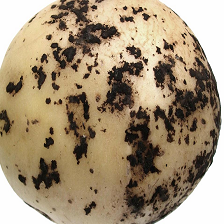
#> input picture ProyectoPID/dataset/Moho_negro/1.jpg, 224 x 224 px
$ python convolution.py   (older library calls are emulated)
#> lines starting #> are read from the running program, lines starting #| are printed output that depends on the picture
### ProyectoPID/functions.py
import numpy as np


class Kernel:
    """
    Clase para instanciar los diferentes filtros para utilizar en convolución
    """

    def __init__(self):
        """Método constructor"""
        pass

    def blur(self):
        """Kernel para difuminar la imagen"""
        return np.array([[1, 1, 1], [1, 1, 1], [1, 1, 1]]) / 9

    def gauss(self):
        """Kernel para el desenfoque gaussiano de la imagen"""
        return np.array([[1, 2, 1], [2, 4, 2], [1, 2, 1]]) / 16

    def edge(self):
        """Kernel para resaltar los bordes de la imagen"""
        return np.array([[-1, -1, -1], [-1, 8, -1], [-1, -1, -1]])

    def sharpen(self):
        """Kernel para afilar la imagen"""
        return np.array([[0, -1, 0], [-1, 5, -1], [0, -1, 0]])

    def sobel_x(self):
        """Kernel para aplicar Sobel en horizontal"""
        return np.array([[-1, 0, 1], [-2, 0, 2], [-1, 0, 1]])

    def sobel_y(self):
        """Kernel para aplicar Sobel en vertical"""
        return np.array([[1, 2, 1], [0, 0, 0], [-1, -2, -1]])

    def laplace(self):
        """Kernel para aplicar el filtor Laplaciano"""
        return np.array([[0, 1, 0], [1, -4, 1], [0, 1, 0]])


def calculate_histogram(channel: np.ndarray):
    """Función para calcular el histograma de un canal o imagen"""
    if channel.dtype == np.uint8:
        bins = np.arange(0, 256)
    else:
        bins = 256

    histogram, bin_edges = np.histogram(channel.flatten(), bins=bins)
    bin_centers = (bin_edges[:-1] + bin_edges[1:]) / 2

    return histogram, bin_edges, bin_centers


# [223 lines left out: functions calculate_otsu, footprint_disk, binary_dilation, binary_erosion, binary_opening, binary_closing and 4 more, not called in this run]

### ProyectoPID/convolution.py
import numpy as np
import matplotlib.pyplot as plt
from PIL import Image
from functions import (
    Kernel,
    filter,
    calculate_histogram,
    calculate_otsu,
    normalize_sobel_angles,
    supress_non_maximums,
    canny,
)

path = "./dataset/Moho_negro/1.jpg"
image = Image.open(path)
#> image is the input picture: PIL image 224x224 RGBA; mean R, G, B, A 162.9, 145, 118.9, 255

# Cargar imagen
img = image.convert("RGB")
img_array = np.array(img)
norm_img_array = np.array(img) / 255.0

# Convertir a grises

RGBTOYUV = [0.298936021293775, 0.587043074451121, 0.114020904255103]

yuv = np.matmul(img_array, RGBTOYUV)
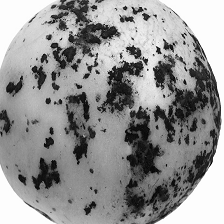
#> yuv: shape (224, 224) float64; min 0, max 255, mean 147.4

# Calcular histograma
hist, bin_edges, bin_centers = calculate_histogram(img_array)
#> in calculate_histogram, `histogram, bin_edges = np.histogram(channel.flatten(), bins=bins)`: histogram = 255 values, max 20758 at index 254, min 45 at index 1, mean 590.3; bin_edges = 256 values from 0 to 255
#> in calculate_histogram, `bin_centers = (bin_edges[:-1] + bin_edges[1:]) / 2`: bin_centers = 255 values from 0.5 to 254.5
#> hist has the same summary as histogram in calculate_histogram; bin_edges = 256 values from 0 to 255; bin_centers = 255 values from 0.5 to 254.5

# Calcular otsu
#> (the run stopped early here; a loop or call above may not have finished)

$ run again, with ProyectoPID/dataset/Moho_negro/10.jpg copied over ProyectoPID/dataset/Moho_negro/1.jpg
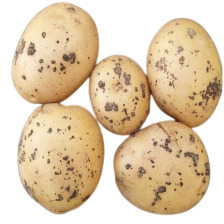
#> input picture ProyectoPID/dataset/Moho_negro/10.jpg, 224 x 224 px
#> image is the input picture: PIL image 224x224 RGB; mean R, G, B 224.7, 203.9, 174.5
#> `yuv = np.matmul(img_array, RGBTOYUV)`:
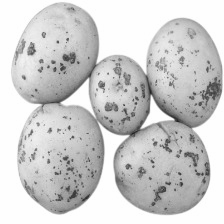
#> yuv: shape (224, 224) float64; min 33.89, max 255, mean 206.7
#> in calculate_histogram, `histogram, bin_edges = np.histogram(channel.flatten(), bins=bins)`: histogram = 255 values, max 47433 at index 254, min 0 at index 0, mean 590.3; bin_edges = 256 values from 0 to 255
#> in calculate_histogram, `bin_centers = (bin_edges[:-1] + bin_edges[1:]) / 2`: bin_centers = 255 values from 0.5 to 254.5
#> `hist, bin_edges, bin_centers = calculate_histogram(img_array)`: hist has the same summary as histogram in calculate_histogram; bin_edges = 256 values from 0 to 255; bin_centers = 255 values from 0.5 to 254.5

$ run again, with ProyectoPID/dataset/Moho_negro/11.jpg copied over ProyectoPID/dataset/Moho_negro/1.jpg
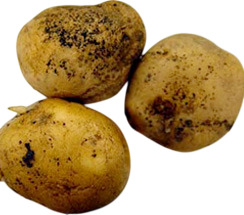
#> input picture ProyectoPID/dataset/Moho_negro/11.jpg, 244 x 215 px
#> image is the input picture: PIL image 244x215 RGB; mean R, G, B 182.1, 155.9, 112.7
#> `yuv = np.matmul(img_array, RGBTOYUV)`:
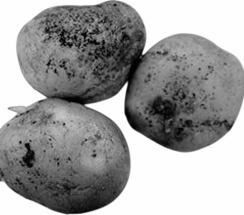
#> yuv: shape (215, 244) float64; min 0, max 255, mean 158.8
#> in calculate_histogram, `histogram, bin_edges = np.histogram(channel.flatten(), bins=bins)`: histogram = 255 values, max 51297 at index 254, min 30 at index 239, mean 617.2; bin_edges = 256 values from 0 to 255
#> in calculate_histogram, `bin_centers = (bin_edges[:-1] + bin_edges[1:]) / 2`: bin_centers = 255 values from 0.5 to 254.5
#> `hist, bin_edges, bin_centers = calculate_histogram(img_array)`: hist has the same summary as histogram in calculate_histogram; bin_edges = 256 values from 0 to 255; bin_centers = 255 values from 0.5 to 254.5

$ run again, with ProyectoPID/dataset/Moho_negro/13.jpg copied over ProyectoPID/dataset/Moho_negro/1.jpg
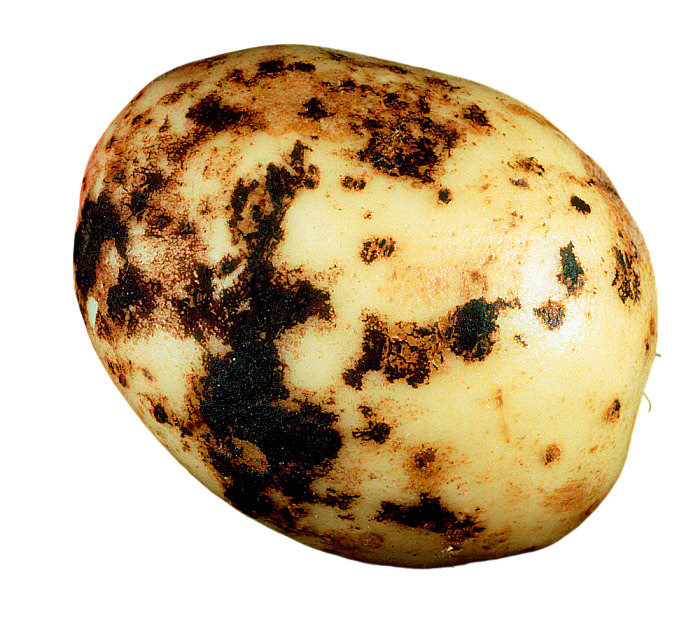
#> input picture ProyectoPID/dataset/Moho_negro/13.jpg, 700 x 619 px
#> image is the input picture: PIL image 700x619 RGB; mean R, G, B 205.5, 186.2, 155.6
#> `yuv = np.matmul(img_array, RGBTOYUV)`:
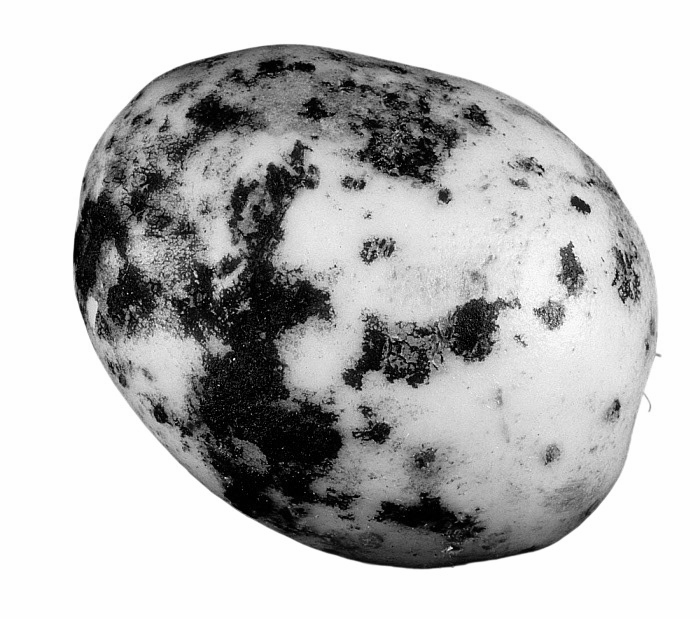
#> yuv: shape (619, 700) float64; min 0, max 255, mean 188.5
#> in calculate_histogram, `histogram, bin_edges = np.histogram(channel.flatten(), bins=bins)`: histogram = 255 values, max 577546 at index 254, min 1723 at index 66, mean 5097.6; bin_edges = 256 values from 0 to 255
#> in calculate_histogram, `bin_centers = (bin_edges[:-1] + bin_edges[1:]) / 2`: bin_centers = 255 values from 0.5 to 254.5
#> `hist, bin_edges, bin_centers = calculate_histogram(img_array)`: hist has the same summary as histogram in calculate_histogram; bin_edges = 256 values from 0 to 255; bin_centers = 255 values from 0.5 to 254.5
